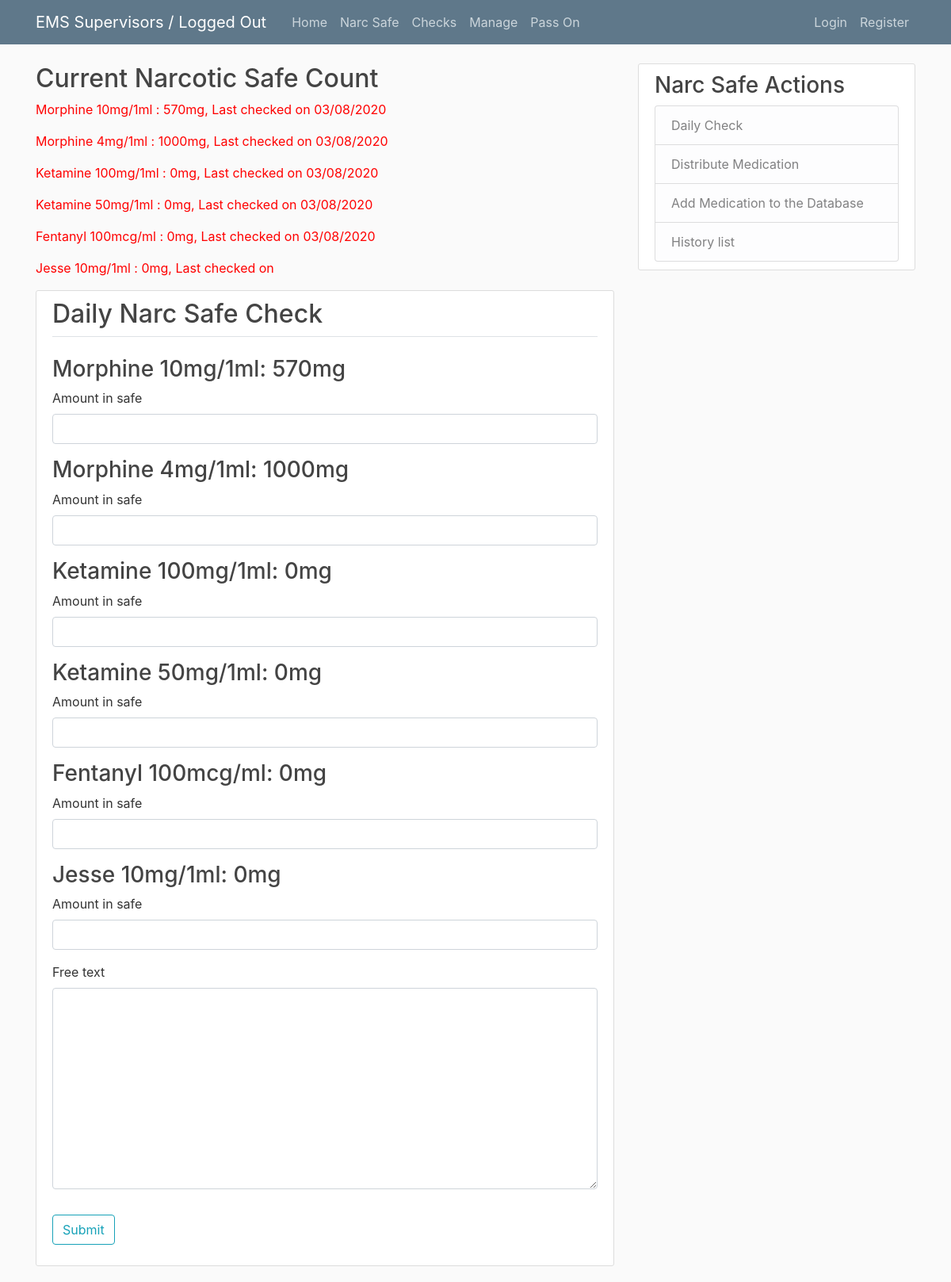
The page /safe/check/ on the database as committed earlier.
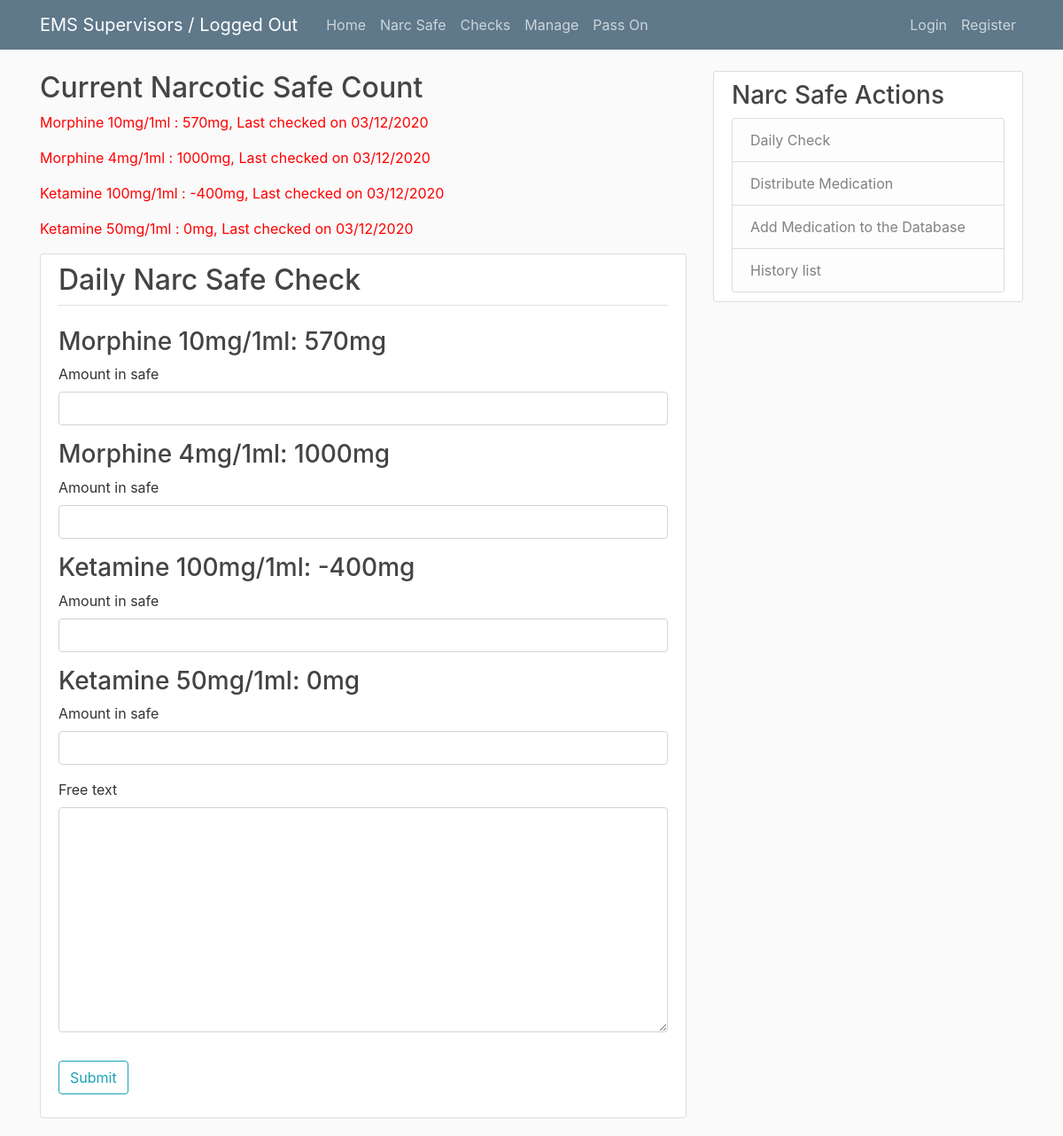
The same page on the database as committed later.
### components/models.py (models this page shows, shortened)
class Drug(models.Model):
    name = models.CharField(max_length=40)
    image = models.ImageField(default='default_drug.png', upload_to='drug_pics')
    is_active_safe = models.BooleanField(default=True)
    is_active_unit = models.BooleanField(default=True)
    def __str__(self):
        return self.name

### safe/views.py (the view)
# urls.py: path('safe/check/', check_safe_view, name='safe_check_view'),
def check_safe_view(request):
    template_name = 'safe/safe_check_formset.html'
    if request.method == 'POST':
        formset = SafeCheckFormSet(request.POST)
        drugset = Drug.objects.filter(is_active_safe=True)
        textset = SafeCheckFreeText(request.POST)
        if formset.is_valid() and textset.is_valid():
            count = 0
            for form in formset:
                instance = form.save(commit=False)
                instance.user = request.user
                instance.drug_name = drugset[count]
                instance.save()
                count+=1
            formset.save()
            text_instance = textset.save(commit=False)
            text_instance.user = request.user
            text_instance.drug_name = Drug.objects.get(name="Free Text")
            textset.save()
        return redirect('safe_home_view')
    else:
        formset = SafeCheckFormSet(queryset=Safe.objects.none())
        drugs = Drug.objects.filter(is_active_safe=True)
        object_list = Safe.calc_total(Safe)
        drugset = {}
        for drug in drugs:
            for total in object_list:
                if drug == total:
                    drugset.update({f'{drug}: {object_list[drug]}mg': drug})
        date_list = Safe.get_check_date(Safe)
        text_box = SafeCheckFreeText()
        context = {'formset': formset, 'drugset' : drugset, 'object_list' : object_list, 'date_list': date_list, 'text_box' : text_box}
    return render(request, template_name, context)

### safe/forms.py
class SafeCheckFreeText(forms.ModelForm):
  class Meta:
    model = Safe
    fields = ['free_text']

### safe/models.py (called while the page is built)
    def calc_total(self):
        add = 0
        sub = 0
        total = 0
        drugs = {}
        for drug in Drug.objects.all():
            try:
                add_drug = self.objects.filter(drug_name__name=drug).aggregate(Sum('amount_added'))
                if add_drug['amount_added__sum'] == None:
                    add_drug['amount_added__sum'] = 0
                add+=add_drug['amount_added__sum']
                sub_drug = self.objects.filter(drug_name__name=drug).aggregate(Sum('amount_removed'))
                if sub_drug['amount_removed__sum'] == None:
                    sub_drug['amount_removed__sum'] = 0
                sub+=sub_drug['amount_removed__sum']
                total = add-sub
                drugs.update({drug:total})
                add=0
                sub=0
                total=0
            except:
                continue
        return drugs

### templates/safe/safe_check_formset.html (shortened to what this page needs)
{% extends 'safe/safe_base.html' %}
{% load crispy_forms_tags %}
{% block content %}
{% now "SHORT_DATE_FORMAT" as the_date %}
<div>
    <h2>Current Narcotic Safe Count</h2>
    {% for drug_key, drug_value in object_list.items %}
    {% if drug_key.is_active_safe %}
        {% for date_key, date_value in date_list.items %}
            {% if date_key == drug_key %}
            {% if the_date == date_value|date:"SHORT_DATE_FORMAT" %}
                <table>
                <p>{{ drug_key }} : {{ drug_value }}mg, Last checked on {{ date_value|date:"SHORT_DATE_FORMAT" }}</p>
                </table>
            {% else %}
                <table>
                <p style=color:red>{{ drug_key }} : {{ drug_value }}mg, Last checked on {{ date_value|date:"SHORT_DATE_FORMAT" }}</p>
                </table>
            {% endif %}
            {% endif %}
    {% endfor %}
    {% endif %}
    {% endfor %}
</div>
<div class='content-section'>
    <form method="POST">
        <h2>Daily Narc Safe Check</h2>
        <fieldset class='form-group'>
            <legend class="border-bottom mb-4"></legend>
            {% for form in formset %}{% for drug in drugset %}
            {% if forloop.counter == forloop.parentloop.counter %}
            <div><h3>{{ drug }}</h3> {{form|crispy}}</div>
            {% endif %}
{% endfor %}{% endfor %}
        {{ text_box|crispy }}
        </fieldset>
        <div class="form-group">
            <button class='btn btn-outline-info' type='submit'>Submit</button>
        </div>
    </form>
</div>
{% endblock %}

Rows that differ between the two databases and show on the page:
no longer on this page (row edited): Drug: name "Fentanyl 100mcg/ml", drug_value "0", date_value "03/08/2020"
no longer on this page (row edited): Drug: name "Jesse 10mg/1ml", drug_value "0"
computed for Drug "Morphine 10mg/1ml": date_value "03/08/2020" → "03/12/2020"
computed for Drug "Morphine 4mg/1ml": date_value "03/08/2020" → "03/12/2020"
computed for Drug "Ketamine 100mg/1ml": drug_value "0" → "-400"; date_value "03/08/2020" → "03/12/2020"
computed for Drug "Ketamine 50mg/1ml": date_value "03/08/2020" → "03/12/2020"
Other text that changed with them:
list line gone: "Ketamine 100mg/1ml: 0mg Amount in safe "
new list line: "Ketamine 100mg/1ml: -400mg Amount in safe "
list line gone: "Fentanyl 100mcg/ml: 0mg Amount in safe "
list line gone: "Jesse 10mg/1ml: 0mg Amount in safe "
